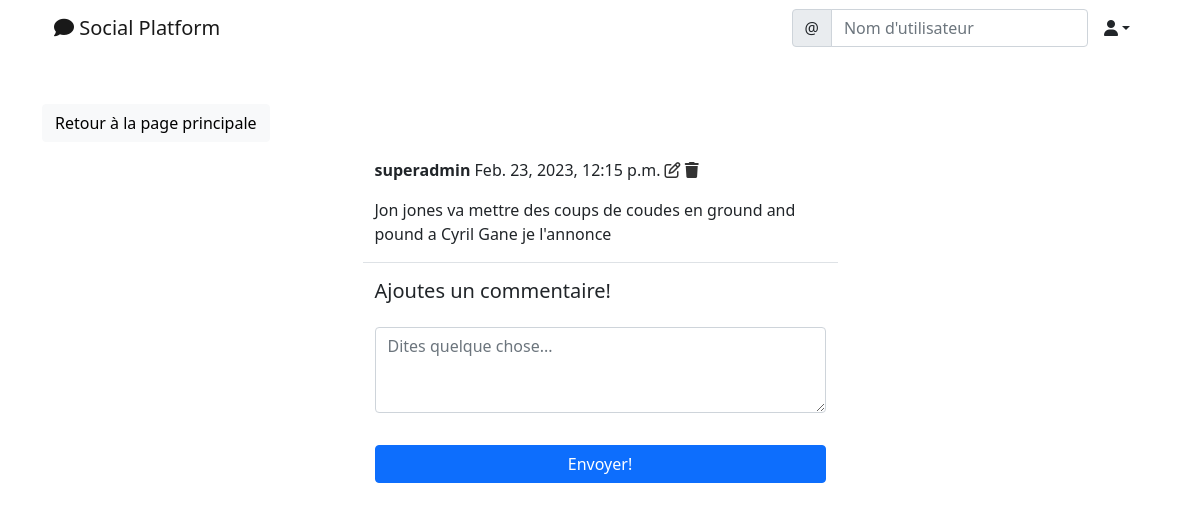
The page /social/post/9/ (signed in) on the database as committed earlier.
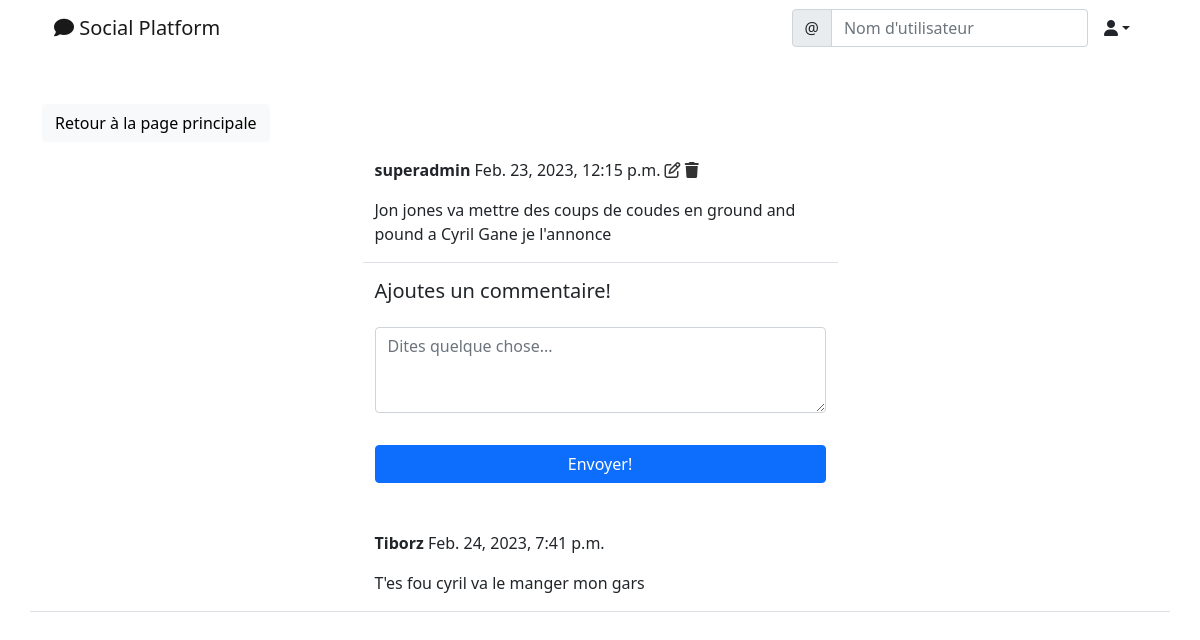
The same page on the database as committed later.
### social/models.py (models this page shows)
class Comment(models.Model):
    comment = models.TextField()
    contenu = models.DateTimeField(default=timezone.now)
    post = models.ForeignKey('Post', on_delete=models.CASCADE)
    auteur = models.ForeignKey(User, on_delete=models.CASCADE)
    sendingTime = models.DateTimeField(default=timezone.now)

### social/views.py (the view, shortened to what this page needs)
# urls.py: path('post/<int:pk>/', PostDetailView.as_view(), name='post-detail'),
class PostDetailView(LoginRequiredMixin, View):
    def get(self, request, pk, *args, **kwargs):
        post = Post.objects.get(pk=pk)
        form = CommentForm()
        comments = Comment.objects.filter(post=post).order_by('-sendingTime') #SELECT * FROM Comment ORDER BY sendingTime
        context = {
            'post': post,
            'form': form,
            'comments': comments,
        }
        return render(request, 'social/post_detail.html', context)

### social/forms.py
class CommentForm(forms.ModelForm):
    comment = forms.CharField(
        label='',
        widget=forms.Textarea(
            attrs={'rows': '3',
                   'placeholder': 'Dites quelque chose...'}
        ))
    class Meta:
        model = Comment
        fields = ['comment']

### social/templates/social/post_detail.html (shortened to what this page needs)
{% extends 'landing/base.html' %}
{% load crispy_forms_tags %}
{% block content %}
<div class="container">
    <div class="row mt-5">
        <div class="col-md-3 col-sm-6">
            <a href="{% url 'post-list' %}" class="btn btn-light">Retour à la page principale</a>
        </div>
    </div>
    <div class="row justify-content-center mt-3">
        <div class="col-md-5 col-sm-12 border-bottom">
            <p>
                <strong>{{ post.auteur }}</strong> {{ post.sendingTime }}
                {% if request.user == post.auteur %}
                <a href="{% url 'post-edit' post.pk %}" style="color: #333;"><i class="far fa-edit"></i></a>
                <a href="{% url 'post-delete' post.pk %}" style="color: #333;"><i class="fas fa-trash"></i></a>
                {% endif %}
            </p>
            <p>{{ post.contenu }}</p>
        </div>
    </div>
    <div class="row justify-content-center mt-3">
        <div class="col-md-5 col-sm-12">
            <h5>Ajoutes un commentaire!</h5>
        </div>
    </div>
    <div class="row justify-content-center mt-3 mb-5">
        <div class="col-md-5 col-sm-12">
            <form method="POST">
                {{ form | crispy }}
                <div class="d-grid gap-2">
                    <button class="btn btn-primary mt-3">Envoyer!</button>
                </div>
            </form>
        </div>
    </div>
    {% for comment in comments %}
    <div class="row justify-content-center mt-3 mb-5 border-bottom">
        <div class="col-md-5 col-sm-12">
            <p>
                <strong>{{ comment.auteur }}</strong> {{ comment.sendingTime }}
            </p>
            <p>{{ comment.comment }}</p>
        </div>
    </div>
    {% endfor %}
</div>
{% endblock content %}

Rows that differ between the two databases and show on the page:
added Comment: auteur "Tiborz", sendingTime "Feb. 24, 2023, 7:41 p.m.", comment "T'es fou cyril va le manger mon gars"
